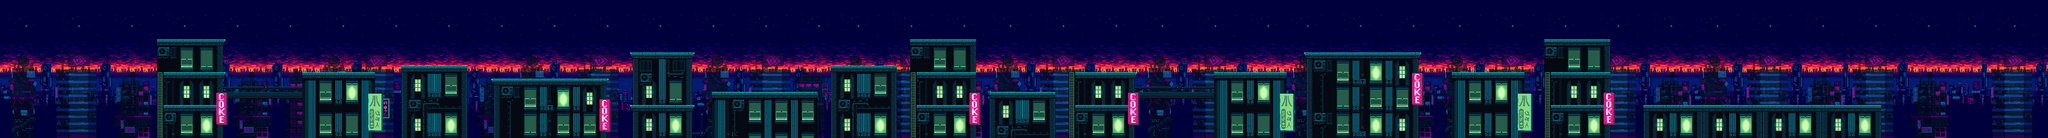

A 2D game scene composited from a Tiled map and its tileset images. What follows is a short description and the map's XML, with each tile layer's data collapsed to a summary:
An orthogonal 310x21 tile map with 16x16 px tiles, 4 tile layers (bg, near buildings, big buildings, Tile Layer 1), 1 hidden layer not drawn, 7 tilesets and 90 objects.

<map version="1.2" tiledversion="1.2.3" orientation="orthogonal" renderorder="left-down" width="310" height="21" tilewidth="16" tileheight="16" infinite="0" nextlayerid="94" nextobjectid="173">
 <tileset firstgid="1" name="tileset" tilewidth="16" tileheight="16" tilecount="384" columns="24">
  <image source="../warped city files/ENVIRONMENT/tileset.png" width="384" height="256" />
 </tileset>
 <tileset firstgid="385" name="banners" tilewidth="35" tileheight="92" tilecount="15" columns="0">
  <grid orientation="orthogonal" width="1" height="1" />
  <tile id="0">
   <image width="35" height="92" source="../warped city files/ENVIRONMENT/props/banner-big/banner-big-1.png" />
  </tile>
  <tile id="1">
   <image width="35" height="92" source="../warped city files/ENVIRONMENT/props/banner-big/banner-big-2.png" />
  </tile>
  <tile id="2">
   <image width="35" height="92" source="../warped city files/ENVIRONMENT/props/banner-big/banner-big-3.png" />
  </tile>
  <tile id="3">
   <image width="35" height="92" source="../warped city files/ENVIRONMENT/props/banner-big/banner-big-4.png" />
  </tile>
  <tile id="4">
   <image width="27" height="78" source="../warped city files/ENVIRONMENT/props/banner-coke/banner-coke-3.png" />
  </tile>
  <tile id="5">
   <image width="27" height="78" source="../warped city files/ENVIRONMENT/props/banner-coke/banner-coke-1.png" />
  </tile>
  <tile id="6">
   <image width="27" height="78" source="../warped city files/ENVIRONMENT/props/banner-coke/banner-coke-2.png" />
  </tile>
  <tile id="7">
   <image width="19" height="48" source="../warped city files/ENVIRONMENT/props/banner-neon/banner-neon-1.png" />
  </tile>
  <tile id="8">
   <image width="19" height="48" source="../warped city files/ENVIRONMENT/props/banner-neon/banner-neon-2.png" />
  </tile>
  <tile id="9">
   <image width="19" height="48" source="../warped city files/ENVIRONMENT/props/banner-neon/banner-neon-3.png" />
  </tile>
  <tile id="10">
   <image width="19" height="48" source="../warped city files/ENVIRONMENT/props/banner-neon/banner-neon-4.png" />
  </tile>
  <tile id="11">
   <image width="19" height="76" source="../warped city files/ENVIRONMENT/props/banner-side/banner-side-4.png" />
  </tile>
  <tile id="12">
   <image width="19" height="76" source="../warped city files/ENVIRONMENT/props/banner-side/banner-side-1.png" />
  </tile>
  <tile id="13">
   <image width="19" height="76" source="../warped city files/ENVIRONMENT/props/banner-side/banner-side-2.png" />
  </tile>
  <tile id="14">
   <image width="19" height="76" source="../warped city files/ENVIRONMENT/props/banner-side/banner-side-3.png" />
  </tile>
 </tileset>
 <tileset firstgid="400" name="Background" tilewidth="493" tileheight="240" tilecount="6" columns="0">
  <grid orientation="orthogonal" width="1" height="1" />
  <tile id="0">
   <image width="128" height="47" source="../warped city files/ENVIRONMENT/background/bg-color.png" />
  </tile>
  <tile id="1">
   <image width="144" height="124" source="../warped city files/ENVIRONMENT/background/buildings-bg.png" />
  </tile>
  <tile id="2">
   <image width="493" height="209" source="../warped city files/ENVIRONMENT/background/near-buildings-bg.png" />
  </tile>
  <tile id="3">
   <image width="128" height="240" source="../warped city files/ENVIRONMENT/background/skyline-a.png" />
  </tile>
  <tile id="4">
   <image width="128" height="240" source="../warped city files/ENVIRONMENT/background/skyline-b.png" />
  </tile>
  <tile id="5">
   <image width="16" height="16" source="../warped city files/ENVIRONMENT/background/sky.png" />
  </tile>
 </tileset>
 <tileset firstgid="406" name="skyline-a" tilewidth="16" tileheight="16" tilecount="120" columns="8">
  <image source="../warped city files/ENVIRONMENT/background/skyline-a.png" width="128" height="240" />
 </tileset>
 <tileset firstgid="526" name="near-buildings-bg" tilewidth="16" tileheight="16" tilecount="390" columns="30">
  <image source="../warped city files/ENVIRONMENT/background/near-buildings-bg.png" width="493" height="209" />
 </tileset>
 <tileset firstgid="916" name="buildings-bg" tilewidth="16" tileheight="16" tilecount="63" columns="9">
  <image source="../warped city files/ENVIRONMENT/background/buildings-bg.png" width="144" height="124" />
 </tileset>
 <tileset firstgid="979" name="sky" tilewidth="16" tileheight="16" tilecount="1" columns="1">
  <image source="../warped city files/ENVIRONMENT/background/sky.png" width="16" height="16" />
 </tileset>
 <layer id="86" name="bg" width="310" height="21">
  <data>[6510 cells, 6510 non-empty, 121 distinct tile ids]</data>
 </layer>
 <layer id="87" name="near buildings" width="310" height="21">
  <data>[6510 cells, 2401 non-empty, 64 distinct tile ids]</data>
 </layer>
 <layer id="88" name="big buildings" width="310" height="21" opacity="0.7">
  <data>[6510 cells, 2691 non-empty, 299 distinct tile ids]</data>
 </layer>
 <layer id="89" name="Tile Layer 1" width="310" height="21" offsetx="-4.5" offsety="0">
  <data>[6510 cells, 2028 non-empty, 102 distinct tile ids]</data>
 </layer>
 <objectgroup id="5" name="Floor">
  <object id="14" x="384.364" y="176" width="162.041" height="15.2727" />
  <object id="15" x="538.678" y="211" width="192.914" height="6.05249" />
  <object id="16" x="731.465" y="176.088" width="176.303" height="14.7986" />
  <object id="18" x="971.556" y="159.92" width="159.922" height="15.5347" />
  <object id="22" x="1188.54" y="191.87" width="286.023" height="14.3716" />
  <object id="26" x="1525.92" y="256.25" width="155.583" height="16" />
  <object id="27" x="1723.34" y="223.94" width="256.06" height="16.3102" />
  <object id="29" x="1524.28" y="128.025" width="158.348" height="15.2246" />
  <object id="32" x="384.051" y="95.9892" width="162.409" height="14.0108" />
  <object id="33" x="395.25" y="256.083" width="128.333" height="15.6667" />
  <object id="65" x="376.542" y="-5.65625" width="7.45833" height="342.99" />
  <object id="67" x="384.01" y="-5.66667" width="182.99" height="5.65104" />
  <object id="72" x="2011.66" y="160.085" width="159.99" height="16.0775" />
  <object id="73" x="2219.38" y="175.994" width="144.195" height="14.139" />
  <object id="74" x="2203.47" y="96.0629" width="160.195" height="16.0775" />
  <object id="75" x="2219.47" y="255.886" width="128.064" height="16" />
  <object id="76" x="2395.64" y="224.023" width="159.885" height="16" />
  <object id="77" x="2587.62" y="176.095" width="166.945" height="14.2165" />
  <object id="78" x="2601.42" y="255.896" width="130.214" height="14.2941" />
  <object id="79" x="2747.53" y="210.976" width="192.088" height="6.11834" />
  <object id="80" x="2939.55" y="175.908" width="176.02" height="15.4252" />
  <object id="81" x="3156.48" y="128.036" width="286.06" height="14.2165" />
  <object id="82" x="3515.21" y="175.939" width="176.485" height="14.7273" />
  <object id="83" x="3979.61" y="256" width="575.454" height="16" />
  <object id="84" x="3756.09" y="255.303" width="127.735" height="14.7273" />
  <object id="85" x="3755.13" y="176.386" width="144.485" height="14.7273" />
  <object id="86" x="3739.41" y="96.0935" width="160.79" height="15.2701" />
  <object id="88" x="4555.5" y="0.5" width="12.5" height="335.833" />
  <object id="89" x="4339" y="0.833333" width="229.5" height="6" />
 </objectgroup>
 <layer id="90" name="Enemy positions" width="310" height="21" visible="0">
  <data>[6510 cells, 40 non-empty, 1 distinct tile ids]</data>
 </layer>
 <objectgroup id="91" name="2-points-enemy">
  <object id="91" x="418.776" y="46.1107" width="16.4914" height="16.7304" />
  </objectgroup>
 <objectgroup color="#010000" id="92" name="4-points-enemy">
  <!-- 20 objects omitted --></objectgroup>
 <objectgroup color="#080a17" id="93" name="boss Enemy">
  <!-- 7 objects omitted --></objectgroup>
</map>
<!-- 60 of 90 objects omitted -->
